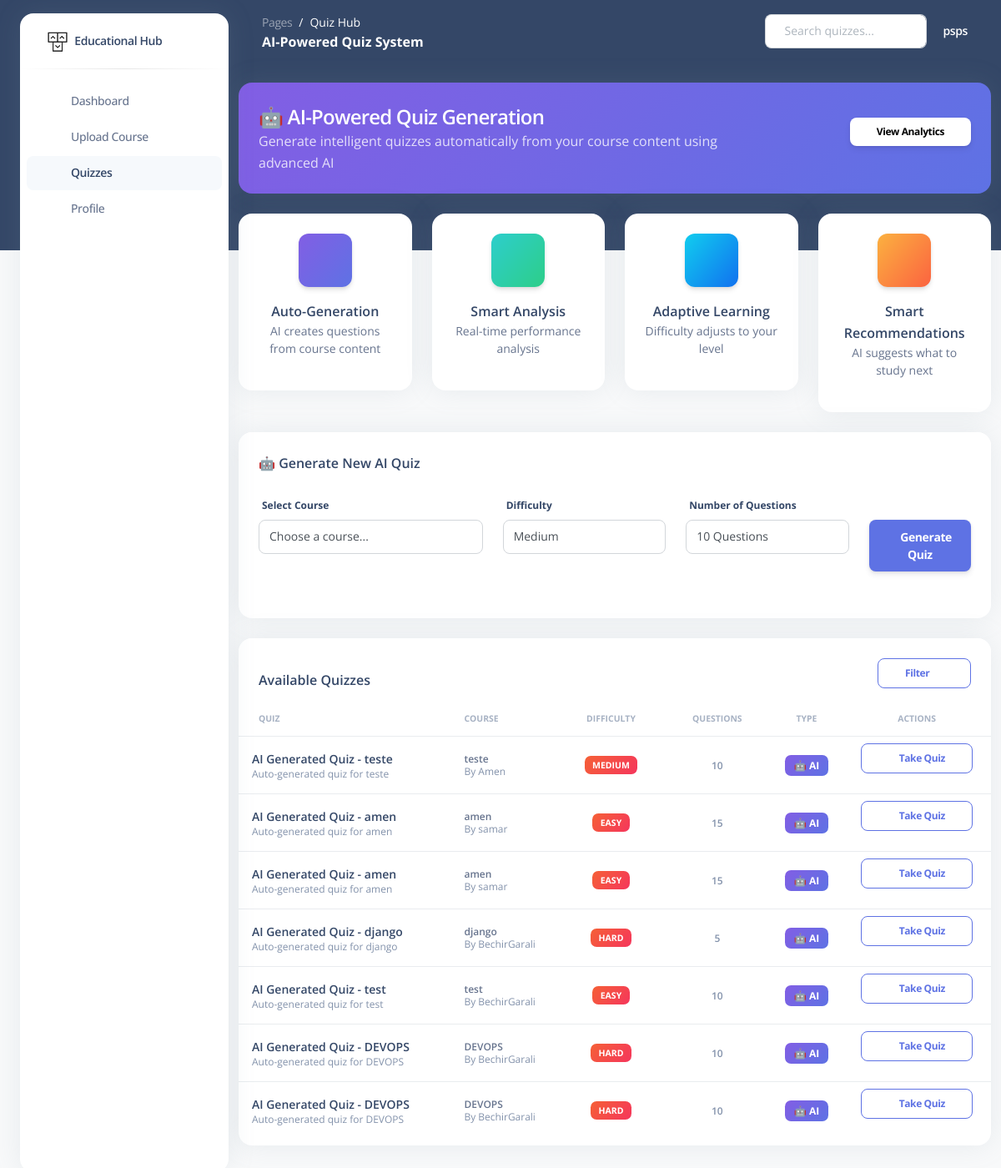
Page /quiz/ (signed in) on the committed database.
### quiz_app/models.py (models this page shows, shortened)
class Quiz(models.Model):
    QUIZ_TYPES = [
        ('auto', 'Auto-generated'),
        ('manual', 'Manual'),
        ('adaptive', 'Adaptive'),
    ]
    DIFFICULTY_LEVELS = [
        ('beginner', 'Beginner'),
        ('intermediate', 'Intermediate'),
        ('advanced', 'Advanced'),
    ]
    id = models.UUIDField(primary_key=True, default=uuid.uuid4, editable=False)
    title = models.CharField(max_length=200)
    description = models.TextField(blank=True)
    course = models.ForeignKey('course_app.Course', on_delete=models.CASCADE, related_name='quizzes')
    created_by = models.ForeignKey(User, on_delete=models.CASCADE, related_name='created_quizzes')
    created_at = models.DateTimeField(default=timezone.now)
    is_active = models.BooleanField(default=True)
    quiz_type = models.CharField(max_length=20, choices=QUIZ_TYPES, default='auto')
    difficulty_level = models.CharField(max_length=20, choices=DIFFICULTY_LEVELS, default='intermediate')
    time_limit = models.IntegerField(default=30, help_text="Time limit in minutes")
    passing_score = models.IntegerField(default=70, help_text="Passing score percentage")
    max_attempts = models.IntegerField(default=3, help_text="Maximum number of attempts")
    questions = models.JSONField(default=list, help_text="List of quiz questions with answers")
    ai_generated = models.BooleanField(default=False)
    generation_prompt = models.TextField(blank=True, help_text="Prompt used for AI generation")
    total_attempts = models.IntegerField(default=0)
    average_score = models.FloatField(default=0.0)
    completion_rate = models.FloatField(default=0.0)
    class Meta:
        ordering = ['-created_at']
    def get_questions_count(self):
        return len(self.questions) if self.questions else 0

### course_app/models.py (models this page shows, shortened)
class Course(models.Model):
    id = models.UUIDField(primary_key=True, default=uuid.uuid4, editable=False)
    title = models.CharField(max_length=200)
    description = models.TextField()
    instructor = models.ForeignKey(User, on_delete=models.CASCADE, related_name='courses_taught')
    students = models.ManyToManyField(User, related_name='courses_enrolled', blank=True)
    created_at = models.DateTimeField(default=timezone.now)
    updated_at = models.DateTimeField(auto_now=True)
    is_active = models.BooleanField(default=True)
    audio_file = models.FileField(upload_to='courses/audio/', null=True, blank=True)
    pdf_file = models.FileField(upload_to='courses/pdf/', null=True, blank=True)
    transcript = models.TextField(blank=True)
    summary = models.TextField(blank=True)
    generated_images = models.JSONField(default=list, blank=True)
    key_concepts = models.JSONField(default=list, blank=True)
    class Meta:
        ordering = ['-created_at']

### quiz_app/views.py (the view)
# urls.py: path('', views.quiz_list, name='quiz_list'),
@login_required
def quiz_list(request):
    quizzes = Quiz.objects.filter(is_active=True).select_related('course', 'created_by')
    user_attempts = QuizAttempt.objects.filter(user=request.user).values_list('quiz_id', flat=True)
    courses = Course.objects.filter(is_active=True)
    context = {
        'quizzes': quizzes,
        'user_attempts': list(user_attempts),
        'courses': courses,  # Add courses to context
    }
    return render(request, 'quiz/quiz_list.html', context)

### templates/quiz/quiz_list.html (shortened to what this page needs)
{% load static %}
<!DOCTYPE html>
<html lang="en">
<head>
  <link href="{% static 'css/nucleo-icons.css' %}" rel="stylesheet" />
  <link href="{% static 'css/nucleo-svg.css' %}" rel="stylesheet" />
  <link href="{% static 'css/argon-dashboard.css' %}" rel="stylesheet" />
</head>
<body class="g-sidenav-show bg-gray-100">
  <aside class="sidenav bg-white navbar navbar-vertical navbar-expand-xs border-0 border-radius-xl my-3 fixed-start ms-4" id="sidenav-main">
    <div class="sidenav-header">
      <a class="navbar-brand m-0" href="{% url 'home' %}">
        <img src="{% static 'img/logo-ct-dark.png' %}" width="26px" height="26px" class="navbar-brand-img h-100" alt="main_logo">
        <span class="ms-1 font-weight-bold">Educational Hub</span>
      </a>
    </div>
    <hr class="horizontal dark mt-0">
    <div class="collapse navbar-collapse w-auto" id="sidenav-collapse-main">
      <ul class="navbar-nav">
        <li class="nav-item">
          <a class="nav-link" href="{% url 'home' %}">
            <div class="icon icon-shape icon-sm border-radius-md text-center me-2 d-flex align-items-center justify-content-center">
              <i class="ni ni-tv-2 text-dark text-sm opacity-10"></i>
            </div>
            <span class="nav-link-text ms-1">Dashboard</span>
          </a>
        </li>
        <li class="nav-item">
          <a class="nav-link" href="{% url 'upload_course' %}">
            <div class="icon icon-shape icon-sm border-radius-md text-center me-2 d-flex align-items-center justify-content-center">
              <i class="ni ni-cloud-upload-96 text-dark text-sm opacity-10"></i>
            </div>
            <span class="nav-link-text ms-1">Upload Course</span>
          </a>
        </li>
        <li class="nav-item">
          <a class="nav-link active" href="{% url 'quiz_app:quiz_list' %}">
            <div class="icon icon-shape icon-sm border-radius-md text-center me-2 d-flex align-items-center justify-content-center">
              <i class="ni ni-paper-diploma text-dark text-sm opacity-10"></i>
            </div>
            <span class="nav-link-text ms-1">Quizzes</span>
          </a>
        </li>
        <li class="nav-item">
          <a class="nav-link" href="{% url 'profile' %}">
            <div class="icon icon-shape icon-sm border-radius-md text-center me-2 d-flex align-items-center justify-content-center">
              <i class="ni ni-single-02 text-dark text-sm opacity-10"></i>
            </div>
            <span class="nav-link-text ms-1">Profile</span>
          </a>
        </li>
      </ul>
    </div>
  </aside>
  <main class="main-content position-relative border-radius-lg">
    <nav class="navbar navbar-main navbar-expand-lg px-0 mx-4 shadow-none border-radius-xl" id="navbarBlur" data-scroll="false">
      <div class="container-fluid py-1 px-3">
        <nav aria-label="breadcrumb">
          <ol class="breadcrumb bg-transparent mb-0 pb-0 pt-1 px-0 me-sm-6 me-5">
            <li class="breadcrumb-item text-sm"><a class="opacity-5 text-white" href="{% url 'home' %}">Pages</a></li>
            <li class="breadcrumb-item text-sm text-white active" aria-current="page">Quiz Hub</li>
          </ol>
          <h6 class="font-weight-bolder text-white mb-0">AI-Powered Quiz System</h6>
        </nav>
        <div class="collapse navbar-collapse mt-sm-0 mt-2 me-md-0 me-sm-4" id="navbar">
          <div class="ms-md-auto pe-md-3 d-flex align-items-center">
            <div class="input-group">
              <span class="input-group-text text-body"></span>
              <input type="text" class="form-control" placeholder="Search quizzes...">
            </div>
          </div>
          <ul class="navbar-nav justify-content-end">
            {% if user.is_authenticated %}
            <li class="nav-item d-flex align-items-center">
              <a href="{% url 'profile' %}" class="nav-link text-white font-weight-bold px-0">
                <span class="d-sm-inline d-none">{{ user.username }}</span>
              </a>
            </li>
            {% endif %}
          </ul>
        </div>
      </div>
    </nav>
    <div class="container-fluid py-4">
      <div class="row mb-4">
        <div class="col-12">
          <div class="card bg-gradient-primary">
            <div class="card-body">
              <div class="row align-items-center">
                <div class="col-md-8">
                  <h4 class="text-white mb-0">🤖 AI-Powered Quiz Generation</h4>
                  <p class="text-white opacity-8 mb-0">Generate intelligent quizzes automatically from your course content using advanced AI</p>
                </div>
                <div class="col-md-4 text-end">
                  <a href="{% url 'quiz_app:quiz_analytics' %}" class="btn btn-white btn-sm">View Analytics</a>
                </div>
              </div>
            </div>
          </div>
        </div>
      </div>
      <div class="row mb-4">
        <div class="col-md-3">
          <div class="card">
            <div class="card-body text-center">
              <div class="icon icon-shape icon-lg bg-gradient-primary shadow mx-auto mb-3">
                <i class="ni ni-settings-gear-65 text-white"></i>
              </div>
              <h6 class="mb-0">Auto-Generation</h6>
              <p class="text-sm text-muted">AI creates questions from course content</p>
            </div>
          </div>
        </div>
        <div class="col-md-3">
          <div class="card">
            <div class="card-body text-center">
              <div class="icon icon-shape icon-lg bg-gradient-success shadow mx-auto mb-3">
                <i class="ni ni-chart-bar-32 text-white"></i>
              </div>
              <h6 class="mb-0">Smart Analysis</h6>
              <p class="text-sm text-muted">Real-time performance analysis</p>
            </div>
          </div>
        </div>
        <div class="col-md-3">
          <div class="card">
            <div class="card-body text-center">
              <div class="icon icon-shape icon-lg bg-gradient-info shadow mx-auto mb-3">
                <i class="ni ni-bulb-61 text-white"></i>
              </div>
              <h6 class="mb-0">Adaptive Learning</h6>
              <p class="text-sm text-muted">Difficulty adjusts to your level</p>
            </div>
          </div>
        </div>
        <div class="col-md-3">
          <div class="card">
            <div class="card-body text-center">
              <div class="icon icon-shape icon-lg bg-gradient-warning shadow mx-auto mb-3">
                <i class="ni ni-send text-white"></i>
              </div>
              <h6 class="mb-0">Smart Recommendations</h6>
              <p class="text-sm text-muted">AI suggests what to study next</p>
            </div>
          </div>
        </div>
      </div>
      <div class="row mb-4">
        <div class="col-12">
          <div class="card">
            <div class="card-header pb-0">
              <h6 class="mb-0">🤖 Generate New AI Quiz</h6>
            </div>
            <div class="card-body">
              <form method="post" action="{% url 'quiz_app:generate_quiz_api' %}">
                <div class="row">
                  <div class="col-md-4">
                    <div class="form-group">
                      <label class="form-control-label">Select Course</label>
                      <select name="course_id" class="form-control" required>
                        <option value="">Choose a course...</option>
                      </select>
                    </div>
                  </div>
                  <div class="col-md-3">
                    <div class="form-group">
                      <label class="form-control-label">Difficulty</label>
                      <select name="difficulty" class="form-control">
                        <option value="medium" selected>Medium</option>
                      </select>
                    </div>
                  </div>
                  <div class="col-md-3">
                    <div class="form-group">
                      <label class="form-control-label">Number of Questions</label>
                      <select name="num_questions" class="form-control">
                        <option value="10" selected>10 Questions</option>
                      </select>
                    </div>
                  </div>
                  <div class="col-md-2">
                    <div class="form-group">
                      <label class="form-control-label">&nbsp;</label>
                      <button type="submit" class="btn btn-primary btn-block">
                        <i class="ni ni-settings-gear-65 me-1"></i>Generate Quiz
                      </button>
                    </div>
                  </div>
                </div>
              </form>
            </div>
          </div>
        </div>
      </div>
      <div class="row">
        <div class="col-12">
          <div class="card mb-4">
            <div class="card-header pb-0">
              <div class="d-flex justify-content-between align-items-center">
                <h6 class="mb-0">Available Quizzes</h6>
                <div class="dropdown">
                  <button class="btn btn-outline-primary btn-sm dropdown-toggle" type="button" data-bs-toggle="dropdown">
                    Filter
                  </button>
                </div>
              </div>
            </div>
            <div class="card-body px-0 pt-0 pb-2">
              {% if quizzes %}
                <div class="table-responsive p-0">
                  <table class="table align-items-center mb-0">
                    <thead>
                      <tr>
                        <th class="text-uppercase text-secondary text-xxs font-weight-bolder opacity-7">Quiz</th>
                        <th class="text-uppercase text-secondary text-xxs font-weight-bolder opacity-7 ps-2">Course</th>
                        <th class="text-center text-uppercase text-secondary text-xxs font-weight-bolder opacity-7">Difficulty</th>
                        <th class="text-center text-uppercase text-secondary text-xxs font-weight-bolder opacity-7">Questions</th>
                        <th class="text-center text-uppercase text-secondary text-xxs font-weight-bolder opacity-7">Type</th>
                        <th class="text-center text-uppercase text-secondary text-xxs font-weight-bolder opacity-7">Actions</th>
                      </tr>
                    </thead>
                    <tbody>
                      {% for quiz in quizzes %}
                      <tr>
                        <td>
                          <div class="d-flex px-2 py-1">
                            <div class="d-flex flex-column justify-content-center">
                              <h6 class="mb-0 text-sm">{{ quiz.title }}</h6>
                              <p class="text-xs text-secondary mb-0">{{ quiz.description|truncatewords:10 }}</p>
                            </div>
                          </div>
                        </td>
                        <td>
                          <p class="text-xs font-weight-bold mb-0">{{ quiz.course.title }}</p>
                          <p class="text-xs text-secondary mb-0">By {{ quiz.created_by.username }}</p>
                        </td>
                        <td class="align-middle text-center text-sm">
                          <span class="badge badge-sm bg-gradient-{% if quiz.difficulty_level == 'beginner' %}success{% elif quiz.difficulty_level == 'intermediate' %}warning{% else %}danger{% endif %}">
                            {{ quiz.get_difficulty_level_display }}
                          </span>
                        </td>
                        <td class="align-middle text-center">
                          <span class="text-secondary text-xs font-weight-bold">{{ quiz.get_questions_count }}</span>
                        </td>
                        <td class="align-middle text-center">
                          <span class="badge badge-sm bg-gradient-{% if quiz.quiz_type == 'auto' %}primary{% elif quiz.quiz_type == 'manual' %}secondary{% else %}info{% endif %}">
                            {% if quiz.ai_generated %}🤖 AI{% else %}{{ quiz.get_quiz_type_display }}{% endif %}
                          </span>
                        </td>
                        <td class="align-middle text-center">
                          <div class="btn-group" role="group">
                            <a href="{% url 'quiz_app:quiz_detail' quiz.id %}" class="btn btn-outline-primary btn-sm">
                              <i class="ni ni-send me-1"></i>Take Quiz
                            </a>
                          </div>
                        </td>
                      </tr>
                      {% endfor %}
                    </tbody>
                  </table>
                </div>
              {% endif %}
            </div>
          </div>
        </div>
      </div>
    </div>
  </main>
</body>
</html>

### assets/css/nucleo-svg.css (style rules this page uses)
.icon { display: inline-block; color: #111111; height: 1em; width: 1em; }
.icon-sm { height: 0.8em; width: 0.8em; }
.icon-lg { height: 1.6em; width: 1.6em; }
.icon { fill: currentColor; stroke: none; }

### rows in the picture
Quiz: title "AI Generated Quiz - teste", description "Auto-generated quiz for teste", course "teste", created_by.username "Amen", difficulty_level "MEDIUM", get_questions_count "10", ai_generated "🤖 AI"
Quiz: title "AI Generated Quiz - amen", description "Auto-generated quiz for amen", course "amen", created_by.username "samar", difficulty_level "EASY", get_questions_count "15", ai_generated "🤖 AI"
Quiz: title "AI Generated Quiz - amen", description "Auto-generated quiz for amen", course "amen", created_by.username "samar", difficulty_level "EASY", get_questions_count "15", ai_generated "🤖 AI"
Quiz: title "AI Generated Quiz - django", description "Auto-generated quiz for django", course "django", created_by.username "BechirGarali", difficulty_level "HARD", get_questions_count "5", ai_generated "🤖 AI"
Quiz: title "AI Generated Quiz - test", description "Auto-generated quiz for test", course "test", created_by.username "BechirGarali", difficulty_level "EASY", get_questions_count "10", ai_generated "🤖 AI"
Quiz: title "AI Generated Quiz - DEVOPS", description "Auto-generated quiz for DEVOPS", course "DEVOPS", created_by.username "BechirGarali", difficulty_level "HARD", get_questions_count "10", ai_generated "🤖 AI"
Quiz: title "AI Generated Quiz - DEVOPS", description "Auto-generated quiz for DEVOPS", course "DEVOPS", created_by.username "BechirGarali", difficulty_level "HARD", get_questions_count "10", ai_generated "🤖 AI"

### other values in the picture
{{ user.username }} "psps"
